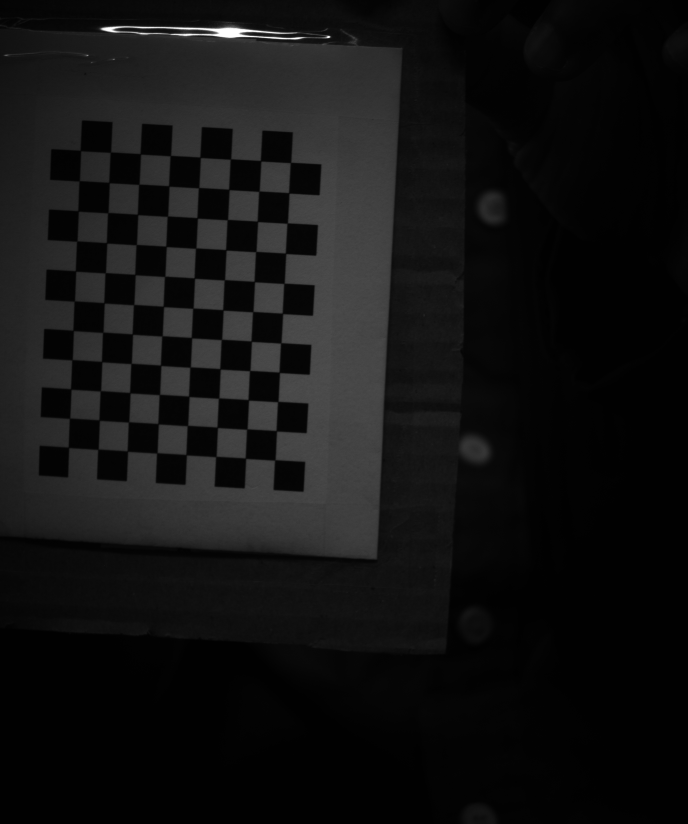
#> input picture Python/CapturedImages/LeftCamera/left_27.png, 2062 x 2472 px (shown at 1/3 size); its folder holds only this picture in this run
$ python camera_calibration.py
#> lines starting #> are read from the running program, lines starting #| are printed output that depends on the picture; long printed decimals are rounded
import cv2 as cv
import glob
import numpy as np
import os


def save_calibration_data(filename, mtx, dist, rvecs, tvecs, objpoints, imgpoints):
    np.savez(
        filename,
        mtx=mtx,
        dist=dist,
        rvecs=rvecs,
        tvecs=tvecs,
        objpoints=objpoints,
        imgpoints=imgpoints,
    )


def load_calibration_data(filename):
    npzfile = np.load(filename)
    mtx = npzfile["mtx"]
    dist = npzfile["dist"]
    rvecs = npzfile["rvecs"]
    tvecs = npzfile["tvecs"]
    objpoints = npzfile["objpoints"]
    imgpoints = npzfile["imgpoints"]
    return mtx, dist, rvecs, tvecs, objpoints, imgpoints


def calibrate_camera(images_folder, rows=11, columns=8, world_scaling=1.0):
#> called with rows = 11, columns = 8, world_scaling = 1
    images_names = sorted(glob.glob(images_folder))
    images = [cv.imread(imname, 1) for imname in images_names]
#> images = 1 item

    criteria = (cv.TERM_CRITERIA_EPS + cv.TERM_CRITERIA_MAX_ITER, 30, 0.001)

    objp = np.zeros((rows * columns, 3), np.float32)
    objp[:, :2] = np.mgrid[0:columns, 0:rows].T.reshape(-1, 2)
    objp = world_scaling * objp

    objpoints = []
    imgpoints = []

    for frame in images:
        gray = cv.cvtColor(frame, cv.COLOR_BGR2GRAY)
        ret, corners = cv.findChessboardCorners(gray, (columns, rows), None)

        if ret:
            corners = cv.cornerSubPix(gray, corners, (11, 11), (-1, -1), criteria)
            cv.drawChessboardCorners(frame, (columns, rows), corners, ret)

            # Resize the frame before displaying it
            resized_frame = cv.resize(frame, (800, 900))  # Resize to 800x900
            cv.imshow("img", resized_frame)
            cv.waitKey(500)

            objpoints.append(objp)
            imgpoints.append(corners)
#> this loop made 1 pass
#> ret on pass 1: True
#> pass 1, in calibrate_camera, `resized_frame = cv.resize(frame, (800, 900))`:
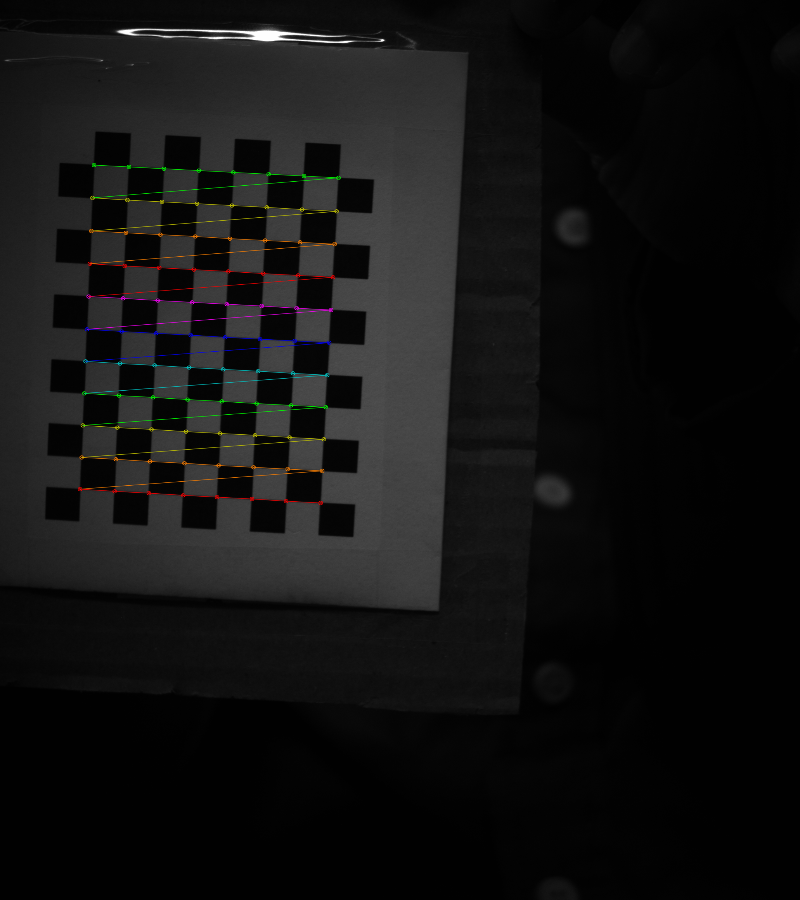
#> resized_frame: shape (900, 800, 3); mean B, G, R 18.1, 18.3, 18.4
#> after the loop, imgpoints = 1 item; objpoints = 1 item

    cv.destroyAllWindows()
    print("Number of images used for calibration:", len(objpoints))
#| Number of images used for calibration: 1

    ret, mtx, dist, rvecs, tvecs = cv.calibrateCamera(
        objpoints, imgpoints, (gray.shape[1], gray.shape[0]), None, None
    )
#> ret = 0.441; mtx = [[3265, 0, 1063.1], [0, 3212.2, 1280.4], [0, 0, 1]]; dist = [[0.158, -1.51, -0.0143, 0.0105, 5.32]]; rvecs = ([-0.0109, 0.0612, -3.08],); tvecs = ([-2.68, 1.15, 36.69],)
    print("RMSE:", ret)
#| RMSE: 0.4414
    print("Camera Matrix:\n", mtx)
#| Camera Matrix:
#|  [[3.26504549e+03 0.00000000e+00 1.06308005e+03]
#|  [0.00000000e+00 3.21218146e+03 1.28041731e+03]
#|  [0.00000000e+00 0.00000000e+00 1.00000000e+00]]
    print("Distortion Coefficients:", dist)
#| Distortion Coefficients: [[ 0.1583 -1.513 -0.01426  0.01047  5.319]]
    # print("Rotation Vectors:\n", rvecs)
    # print("Translation Vectors:\n", tvecs)

    # Verify calibration by reprojection
    total_error = 0
    for i, frame in enumerate(images):
        imgpoints2, _ = cv.projectPoints(objpoints[i], rvecs[i], tvecs[i], mtx, dist)
        error = cv.norm(imgpoints[i], imgpoints2, cv.NORM_L2) / len(imgpoints2)
        total_error += error

        # Draw detected corners (original points)
        cv.drawChessboardCorners(frame, (columns, rows), imgpoints[i], True)

        # Draw reprojected points
        for j in range(len(imgpoints2)):
            cv.circle(
                frame,
                (int(imgpoints2[j][0][0]), int(imgpoints2[j][0][1])),
                3,
                (0, 255, 0),
                -1,
            )

        # Display the image with both sets of points
        resized_frame = cv.resize(frame, (800, 900))
        cv.imshow("Reprojection", resized_frame)
        cv.waitKey(500)
#> this loop made 1 pass
#> (error, total_error) on pass 1: (0.0471, 0.0471)
#> after the loop, total_error = 0.0471

    cv.destroyAllWindows()

    mean_error = total_error / len(images)
#> mean_error = 0.0471
    print(f"Mean Reprojection Error: {mean_error}")
#| Mean Reprojection Error: 0.04706

    return mtx, dist, ret, rvecs, tvecs, objpoints, imgpoints


# Calibrate left camera
(
    mtx_left,
    dist_left,
    ret_left,
    rvecs_left,
    tvecs_left,
    objpoints_left,
    imgpoints_left,
) = calibrate_camera(
    images_folder="C:\\Users\\jacob.thomas\\Desktop\\Jacob Thomas_118577\\Full Time 2024\\ShadeQC - Jacob\\IDS camera - GUI\\Python\\CapturedImages\\LeftCamera\\*.png"
)
#> mtx_left has the same summary as mtx in calibrate_camera; dist_left = [[0.158, -1.51, -0.0143, 0.0105, 5.32]]; ret_left = 0.441; rvecs_left = ([-0.0109, 0.0612, -3.08],); tvecs_left = ([-2.68, 1.15, 36.69],); objpoints_left = 1 item; imgpoints_left = 1 item

save_calibration_data(
    "C:\\Users\\jacob.thomas\\Desktop\\Jacob Thomas_118577\\Full Time 2024\\ShadeQC - Jacob\\IDS camera - GUI\\Python\\Latest Code Files\\left_camera_calibration.npz",
    mtx_left,
    dist_left,
    rvecs_left,
    tvecs_left,
    objpoints_left,
    imgpoints_left,
)

# Calibrate right camera
(
    mtx_right,
    dist_right,
    ret_right,
    rvecs_right,
    tvecs_right,
    objpoints_right,
    imgpoints_right,
) = calibrate_camera(
    images_folder="C:\\Users\\jacob.thomas\\Desktop\\Jacob Thomas_118577\\Full Time 2024\\ShadeQC - Jacob\\IDS camera - GUI\\Python\\CapturedImages\\RightCamera\\*.png"
)
#| Number of images used for calibration: 0
#> (the run stopped early here; a loop or call above may not have finished)
